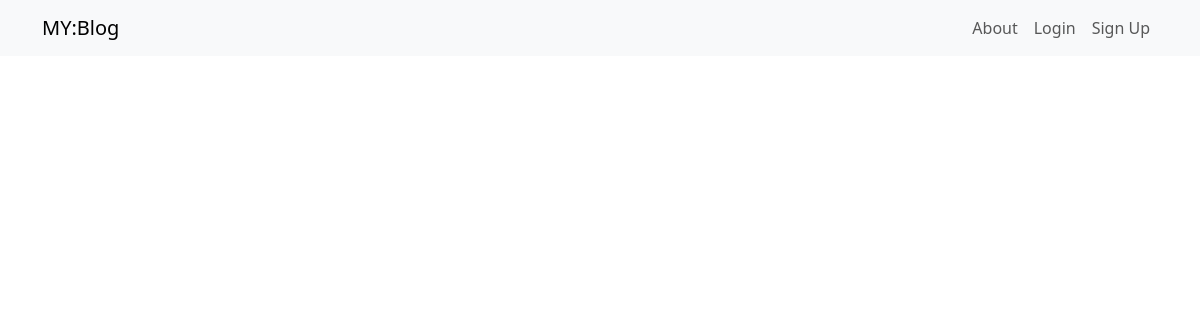
The app's page /, older data.
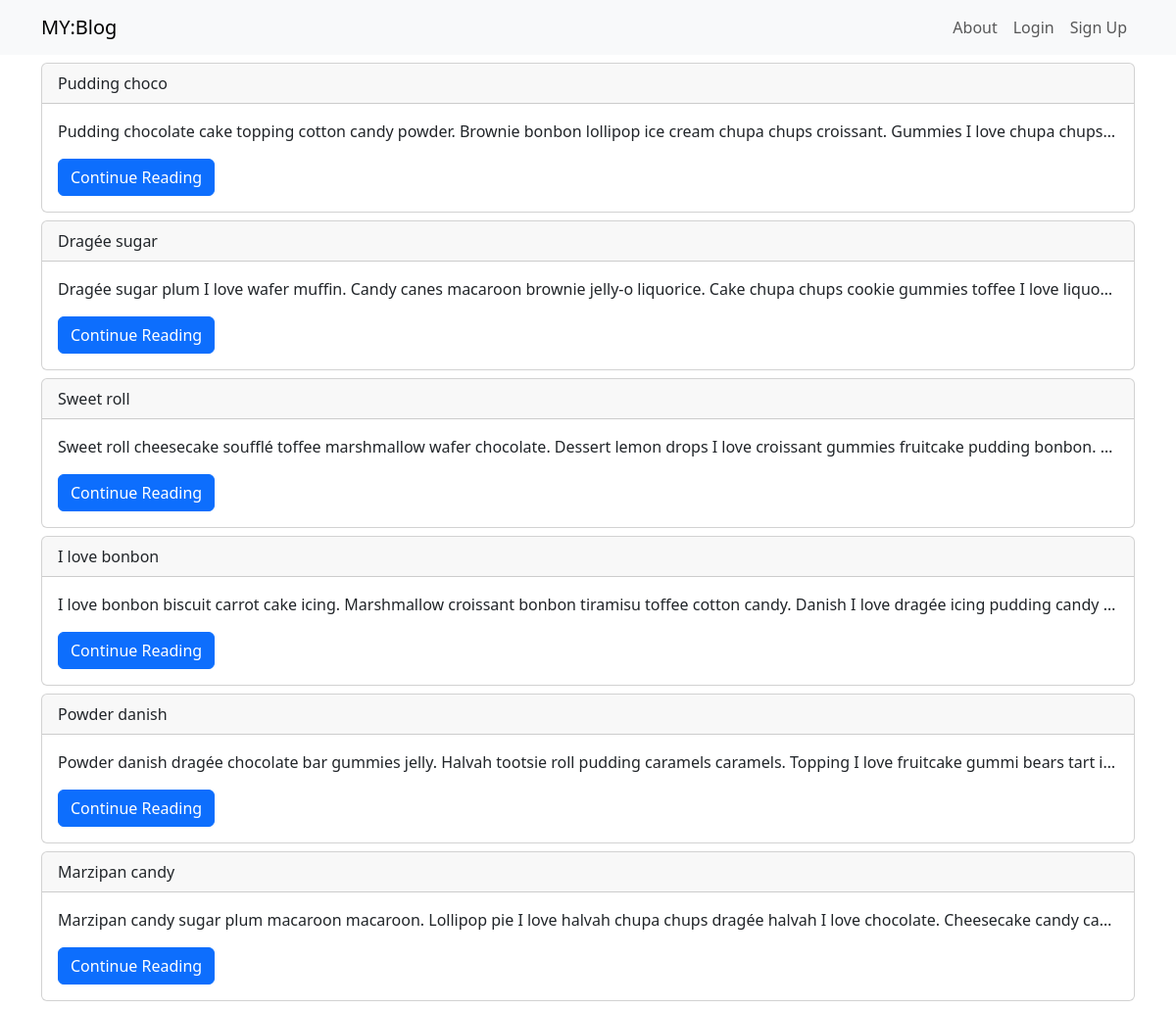
The same page, newer data.
### posts/models.py (models this page shows, shortened)
class Post(models.Model):
    title = models.CharField(max_length=50)
    body = models.TextField()
    create_at = models.DateTimeField(auto_now_add=True)
    update_at = models.DateTimeField(auto_now=True)
    author = models.ForeignKey(User, on_delete=models.CASCADE)
    class Meta:
        verbose_name = "postarinhio"
        verbose_name_plural = "All the Posts"

### posts/views.py (the view)
# urls.py: path("", views.all_posts, name="home"),
def all_posts(request):
    posts = Post.objects.all()
    print(request.user)
    return render(request, "all_posts.html", context={"posts": posts})

### posts/templates/all_posts.html (shortened to what this page needs)
{% extends 'base.html' %}
{% block content %}
{% for post in posts %}
<div class="card my-2">
    <div class="card-header">
        {{post.title}}
    </div>
    <div class="card-body">
        <p class="card-text text-truncate">{{post.body}}</p>
        <a href="posts/{{post.pk}}" class="btn btn-primary">Continue Reading</a>
    </div>
</div>
{% endfor %}
{% endblock %}

### templates/base.html (shortened to what this page needs)
<!DOCTYPE html>
<html lang="en">
  <head>
    <link href="https://cdn.jsdelivr.net/npm/bootstrap@5.3.2/dist/css/bootstrap.min.css" rel="stylesheet"/>
  </head>
  <body>
    <nav class="navbar navbar-expand-lg bg-body-tertiary">
      <div class="container">
        <a class="navbar-brand" href="/">MY:Blog</a>
        <div class="collapse navbar-collapse" id="navbarSupportedContent">
          <ul class="navbar-nav ms-auto mb-2 mb-lg-0">
            {% if user.is_authenticated %}
              {% if perms.posts.add_post %}
                <li class="nav-item">
                  <a class="nav-link" href="{% url 'create_post' %}">Add New</a>
                </li>
              {% endif %}
              <li class="nav-item">
                <a class="nav-link" href="/">Posts</a>
              </li>
              <li class="nav-item">
                <a class="nav-link" href="{% url 'about' %}">About</a>
              </li>
              <li class="nav-item">
                <a class="nav-link" href="{% url 'logout' %}">Logout</a>
              </li>
            {% else %}
              <li class="nav-item">
                <a class="nav-link" href="{% url 'about' %}">About</a>
              </li>
              <li class="nav-item">
                <a class="nav-link" href="{% url 'login' %}">Login</a>
              </li>
              <li class="nav-item">
                <a class="nav-link" href="{% url 'register' %}">Sign Up</a>
              </li>
            {% endif %}
          </ul>
        </div>
      </div>
    </nav>
    <div class="container">
      {% block content %}{% endblock %}
    </div>
  </body>
</html>

Row changes from the older to the newer data that the page shows:
added Post: title "Pudding choco", body "Pudding chocolate cake topping cotton candy powder. Brownie bonbon lollipop ice cream chupa chups croissant. Gummies I love chupa chups…"
added Post: title "Dragée sugar", body "Dragée sugar plum I love wafer muffin. Candy canes macaroon brownie jelly-o liquorice. Cake chupa chups cookie gummies toffee I love liquo…"
added Post: title "Sweet roll", body "Sweet roll cheesecake soufflé toffee marshmallow wafer chocolate. Dessert lemon drops I love croissant gummies fruitcake pudding bonbon.…"
added Post: title "I love bonbon", body "I love bonbon biscuit carrot cake icing. Marshmallow croissant bonbon tiramisu toffee cotton candy. Danish I love dragée icing pudding candy…"
added Post: title "Powder danish", body "Powder danish dragée chocolate bar gummies jelly. Halvah tootsie roll pudding caramels caramels. Topping I love fruitcake gummi bears tart i…"
added Post: title "Marzipan candy", body "Marzipan candy sugar plum macaroon macaroon. Lollipop pie I love halvah chupa chups dragée halvah I love chocolate. Cheesecake candy ca…"
